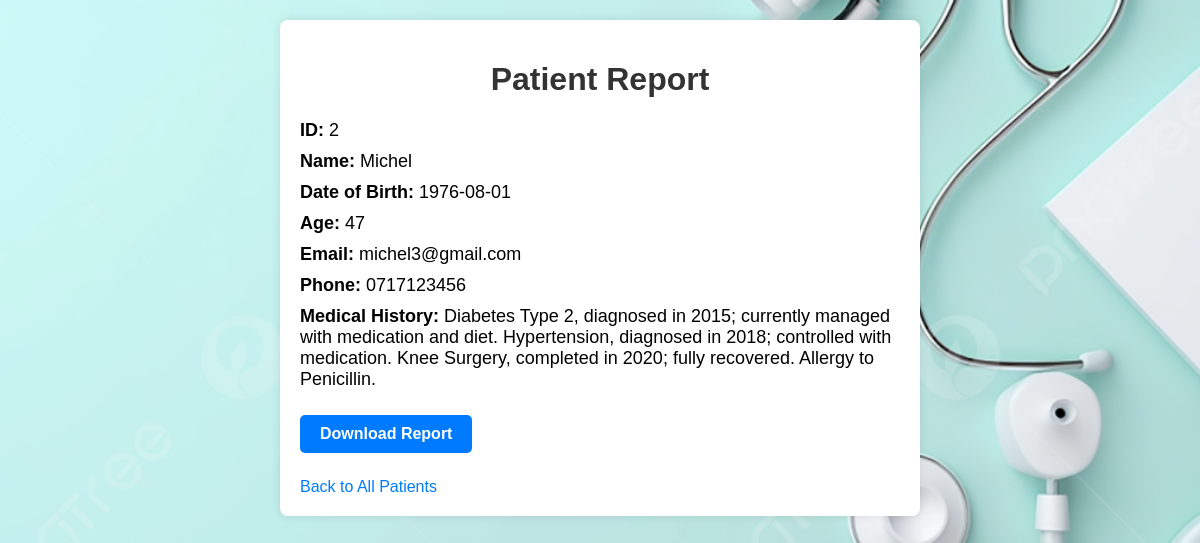
Page /view_report/2 on the committed database.
### tables this page shows
CREATE TABLE patients (
            id INTEGER PRIMARY KEY AUTOINCREMENT,
            name TEXT NOT NULL,
            dob TEXT NOT NULL,
            age INTEGER NOT NULL,
            email TEXT NOT NULL,
            phone TEXT NOT NULL,
            medical_history TEXT NOT NULL,
            photo_path TEXT,
            face_data TEXT
        );

### main.py (the view)
@app.route('/view_report/<int:patient_id>')
def view_patient_report(patient_id):  # Changed the function name to avoid conflicts
    patient_details = get_patient_details_by_id(patient_id)
    if patient_details:
        return render_template('report.html', patient=patient_details)
    else:
        return render_template('report.html', message="Patient not found.")

### main.py (called while the page is built)
def get_patient_details():
    with sqlite3.connect(DATABASE) as conn:
        cursor = conn.cursor()
        cursor.execute('SELECT * FROM patients')
        return cursor.fetchall()

def get_patient_details_by_id(patient_id):
    patients = get_patient_details()  # Fetch the latest patient details from the database
    for patient in patients:
        if patient[0] == patient_id:
            return {
                'id': patient[0],
                'name': patient[1],
                'dob': patient[2],
                'age': patient[3],
                'email': patient[4],
                'phone': patient[5],
                'medical_history': patient[6]
            }
    return None

### templates/report.html (shortened to what this page needs)
<!DOCTYPE html>
<html lang="en">
<head>
</head>
<body>
    <div class="container">
        <h1>Patient Report</h1>
        {% if patient %}
            <p><strong>ID:</strong> {{ patient.id }}</p>
            <p><strong>Name:</strong> {{ patient.name }}</p>
            <p><strong>Date of Birth:</strong> {{ patient.dob }}</p>
            <p><strong>Age:</strong> {{ patient.age }}</p>
            <p><strong>Email:</strong> {{ patient.email }}</p>
            <p><strong>Phone:</strong> {{ patient.phone }}</p>
            <p><strong>Medical History:</strong> {{ patient.medical_history }}</p>
        {% else %}
            <p>Patient not found.</p>
        {% endif %}
        <a class="download-button">Download Report</a>
        <a href="{{ url_for('patients') }}">Back to All Patients</a>
    </div>
</body>
</html>

### rows in the picture
patients: id "2", name "Michel", dob "1976-08-01", age "47", email "michel3@gmail.com", phone "0717123456", medical_history "Diabetes Type 2, diagnosed in 2015; currently managed with medication and diet. Hypertension, diagnosed in 2018; controlled with medication. Knee Surgery, completed in 2020; fully recovered. Allergy to Penicillin."
